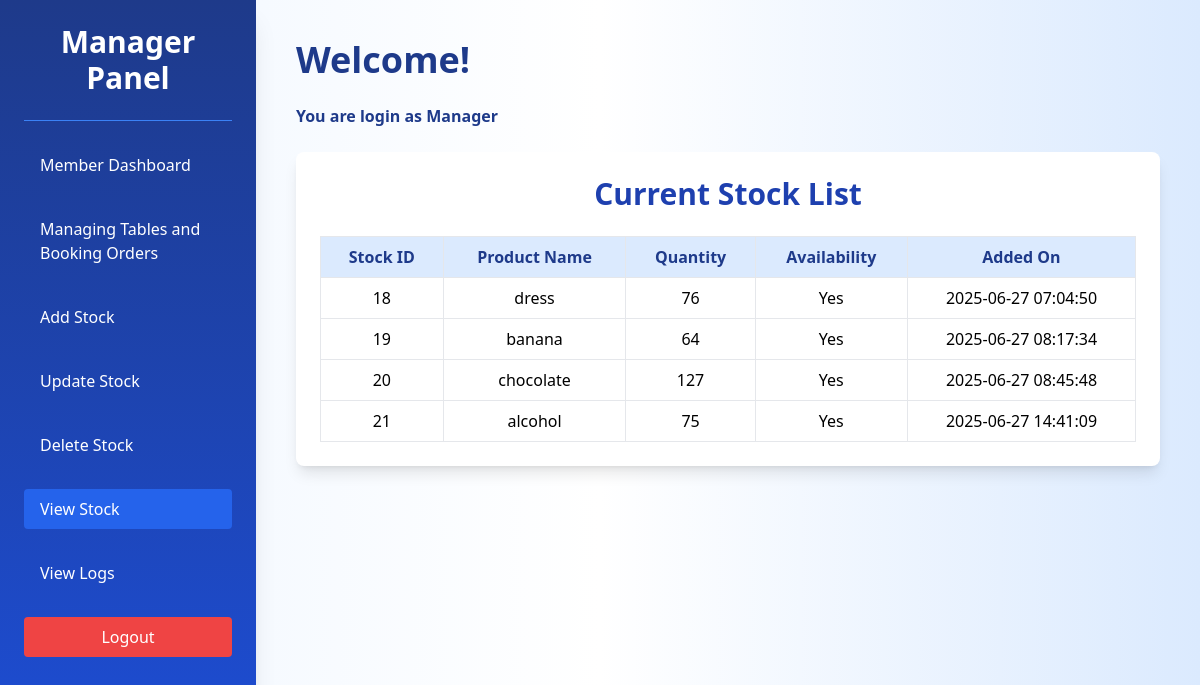
Page /manager_dashboard.php on the committed database.
### tables this page shows
CREATE TABLE `stock` (
  `stock_id` int(11) NOT NULL,
  `product_name` varchar(100) NOT NULL,
  `quantity` int(11) NOT NULL,
  `availability_flag` enum('yes','no') NOT NULL,
  `created_at` timestamp NOT NULL DEFAULT current_timestamp(),
  `price` decimal(10,2) NOT NULL DEFAULT 0.00
);

### manager_dashboard.php (the view, shortened to what this page needs)
<?php
include("config.php");
$result = $conn->query("SELECT * FROM stock ORDER BY stock_id ASC");
?>
<!DOCTYPE html>
<html lang="en">
<head>
  <script src="https://cdn.tailwindcss.com"></script>
</head>
<body class="bg-gradient-to-r from-blue-50 via-white to-blue-100 min-h-screen">
  <div class="flex">
    <div class="w-64 min-h-screen bg-gradient-to-b from-blue-900 to-blue-700 text-white p-6 space-y-6 shadow-xl">
      <h2 class="text-3xl font-bold text-center">Manager Panel</h2>
      <div class="border-b border-blue-500 my-4"></div>
      <a href="member.php" class="block px-4 py-2 rounded hover:bg-blue-600 transition">Member Dashboard</a>
      <a href="table_selection copy.php" class="block px-4 py-2 rounded hover:bg-blue-600 transition">Managing Tables and Booking Orders</a>
      <a href="add_stock.php" class="block px-4 py-2 rounded hover:bg-blue-600 transition">Add Stock</a>
      <a href="update_stock.php" class="block px-4 py-2 rounded hover:bg-blue-600 transition">Update Stock</a>
      <a href="delete_stock.php" class="block px-4 py-2 rounded hover:bg-blue-600 transition">Delete Stock</a>
      <a href="view_stock.php" class="block px-4 py-2 rounded bg-blue-600 transition">View Stock</a>
      <a href="view_logs.php" class="block px-4 py-2 rounded hover:bg-blue-600 transition">View Logs</a>
      <a href="logout.php" class="block mt-10 px-4 py-2 bg-red-500 hover:bg-red-600 rounded text-center">Logout</a>
    </div>
    <div class="flex-1 p-10">
      <h1 class="text-4xl font-extrabold text-blue-900 mb-6">Welcome!</h1>
      <p class="text-1xl font-extrabold text-blue-900 mb-6">You are login as Manager </p>
      <div class="bg-white p-6 rounded-lg shadow-lg">
        <h2 class="text-3xl font-bold text-center text-blue-800 mb-6">Current Stock List</h2>
        <table class="min-w-full table-auto border border-blue-300">
          <thead>
            <tr class="bg-blue-100 text-blue-900">
              <th class="px-4 py-2 border">Stock ID</th>
              <th class="px-4 py-2 border">Product Name</th>
              <th class="px-4 py-2 border">Quantity</th>
              <th class="px-4 py-2 border">Availability</th>
              <th class="px-4 py-2 border">Added On</th>
            </tr>
          </thead>
          <tbody>
            <?php while ($row = $result->fetch_assoc()): ?>
              <tr class="text-center hover:bg-gray-100">
                <td class="px-4 py-2 border"><?php echo $row['stock_id']; ?></td>
                <td class="px-4 py-2 border"><?php echo htmlspecialchars($row['product_name']); ?></td>
                <td class="px-4 py-2 border"><?php echo $row['quantity']; ?></td>
                <td class="px-4 py-2 border"><?php echo ucfirst($row['availability_flag']); ?></td>
                <td class="px-4 py-2 border"><?php echo $row['created_at']; ?></td>
              </tr>
            <?php endwhile; ?>
          </tbody>
        </table>
      </div>
    </div>
  </div>
</body>
</html>

### rows in the picture
stock: stock_id "18", product_name "dress", quantity "76", availability_flag "Yes", created_at "2025-06-27 07:04:50"
stock: stock_id "19", product_name "banana", quantity "64", availability_flag "Yes", created_at "2025-06-27 08:17:34"
stock: stock_id "20", product_name "chocolate", quantity "127", availability_flag "Yes", created_at "2025-06-27 08:45:48"
stock: stock_id "21", product_name "alcohol", quantity "75", availability_flag "Yes", created_at "2025-06-27 14:41:09"
